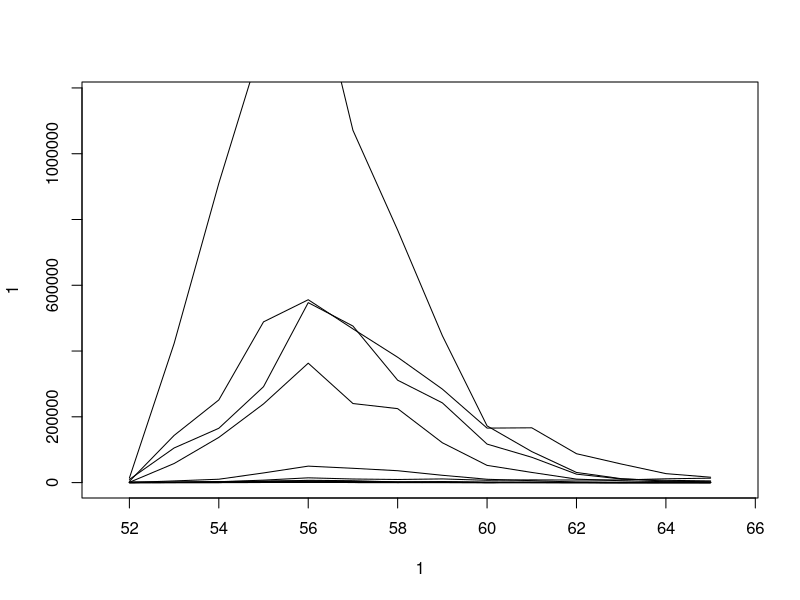
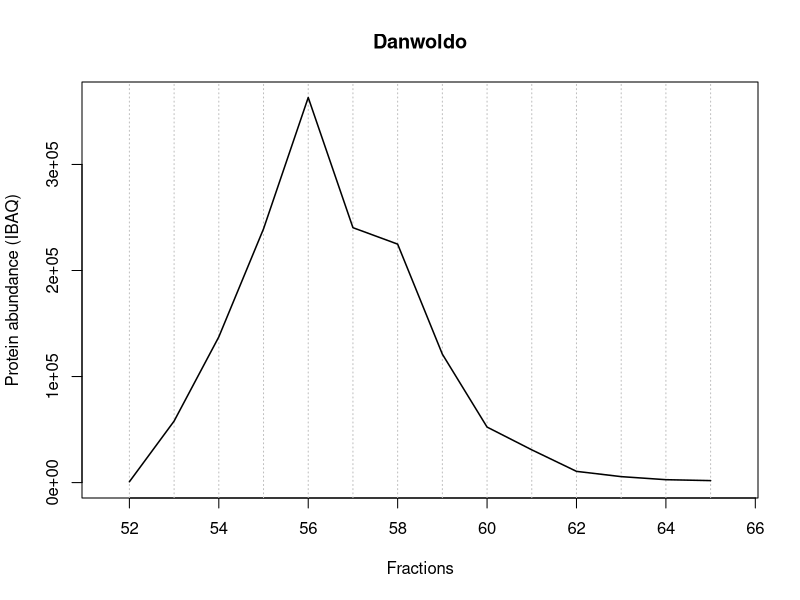

Here is the R script that generated these plots, in order:
d<-read.delim("2025_05_12_protein_quantitation_table_sparks_SP.txt", header=T, sep="\t")
d<-d[rev(order(d$IBAQ_SEC_fraction_56)),]
danwoldo<-subset(d, d$ProteinAccessions=="J2ZJU5")

d<-subset(d, d$IBAQ_norm_SEC_fraction_56==1 | d$IBAQ_norm_SEC_fraction_57==1)
d<-subset(d, d$signal_peptide!="")
#top one is histone... 
plot(1,1, type="n", xlim=c(51.5, 65.5), ylim=c(0, max(d$IBAQ_SEC_fraction_57)+100000))
for (i in 1:length(d[[1]])) {
points(52:65, d[i,20:33], typ="l")
}

pdf("danwoldo_peaks.pdf")


plot(1,1, type="n", xlim=c(51.5, 65.5), ylim=c(0, max(danwoldo$IBAQ_SEC_fraction_56)+100), xlab="Fractions", ylab="Protein abundance (IBAQ)", main="Danwoldo")
abline(v=52:65, col="grey", lty=3)
points(52:65, danwoldo[1,20:33], typ="l", col="black", lwd=1.5)
dev.off()
